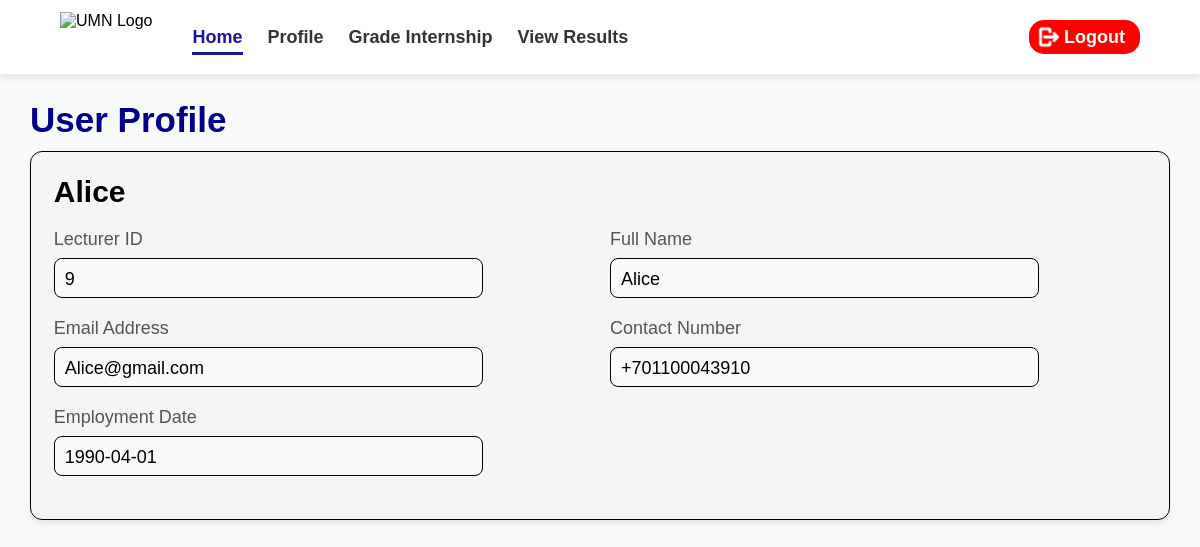
/COMP1044_SRC/Assessor/Lecturer_Profile.php (signed in), run on the app's committed database.
### tables this page shows
CREATE TABLE `uni_staff` (
  `Staff_ID` int(11) NOT NULL,
  `User_ID` int(11) NOT NULL,
  `Position_Code` varchar(5) DEFAULT NULL,
  `Full_Name` varchar(60) NOT NULL,
  `Email_Addr` varchar(50) NOT NULL,
  `Contact_No` varchar(16) NOT NULL,
  `Employ_Date` date NOT NULL,
  `Gender` enum('Male','Female') NOT NULL
);

### COMP1044_SRC/Assessor/Get_Lecturer_Profile.php (called while the page is built, shortened)
<?php
require_once '../global.php';
$user_id = $_SESSION['User_ID'];
$query = "SELECT u.*, p.Position_Name
          FROM uni_staff u
          JOIN position p ON u.Position_Code = p.Position_Code
          WHERE u.User_ID = ?";
$stmt = $conn->prepare($query);
$stmt->bind_param("i", $user_id);
$stmt->execute();
$result = $stmt->get_result();
if ($result->num_rows === 1) {
    $profile = $result->fetch_assoc();
} else {
    die("Error! Profile not found!");
}
?>

### COMP1044_SRC/Assessor/Lecturer_Profile.php (the view, shortened to what this page needs)
<?php require_once 'Get_Lecturer_Profile.php'; ?>
<!DOCTYPE html>
<html lang="en">
<head>
    <link rel="stylesheet" href="../Global.css">
    <link rel="stylesheet" href="../Profile_Page.css">
</head>
<body>
<header>
        <nav class="navbar">
            <div class="nav-left">
                <img src="../Assets/UNMLogo.png" alt="UMN Logo" class="nav-logo">
                <ul class="nav-links">
                    <li><a href="Lecturer_Page.php" class="active">Home</a></li>
                    <li><a href="Lecturer_Profile.php">Profile</a></li>
                    <li><a href="Lecturer_Internship_Grading.php">Grade Internship</a></li>
                    <li><a href="../Main_Result_Viewing.php">View Results</a></li>
                </ul>
            </div>
            <div class="nav-right">
                <ul class="nav-links">
                    <li><a href="../Logout.php" class="logout-text"><button type="button" class="logoutbtn"><img src="../Assets/Logout.png" class="logoutIcon">Logout</button></a></li>
                </ul>
            </div>
        </nav>
    </header>
<main>
    <h1 id="title">User Profile</h1>
    <div class="infoContainer">
        <h2 class="profile-name"><?= htmlspecialchars($profile['Full_Name']) ?></h2>
        <div class="form-grid">
            <div class="detail-group">
                <span class="detail-label">Lecturer ID</span>
                <div class="detail-value"><?= htmlspecialchars($profile['Staff_ID']) ?></div>
            </div>
            <div class="detail-group">
                <span class="detail-label">Full Name</span>
                <div class="detail-value"><?= htmlspecialchars($profile['Full_Name']) ?></div>
            </div>
            <div class="detail-group">
                <span class="detail-label">Email Address</span>
                <div class="detail-value"><?= htmlspecialchars($profile['Email_Addr']) ?></div>
            </div>
            <div class="detail-group">
                <span class="detail-label">Contact Number</span>
                <div class="detail-value"><?= htmlspecialchars($profile['Contact_No']) ?></div>
            </div>
            <div class="detail-group">
                <span class="detail-label">Employment Date</span>
                <div class="detail-value"><?= htmlspecialchars($profile['Employ_Date']) ?></div>
            </div>
        </div>
    </div>
</main>
</body>
</html>

### COMP1044_SRC/Global.css (style rules this page uses)
* { box-sizing: border-box; }
input, button, select, textarea, datalist { font-family: inherit; }
.navbar { background-color: white; padding: 12px 5%; box-shadow: 0 4px 6px -1px rgba(0, 0, 0, 0.1); border-bottom: 1px solid rgb(237, 237, 237); position: fixed; top: 0; left: 0; width: 100%; z-index: 1000; display: flex; justify-content: space-between; align-items: center; }
.nav-left { display: flex; align-items: center; gap: 40px; }
.nav-logo { height: 50px; width: auto; }
.nav-links { display: flex; align-items: center; list-style: none; display: flex; gap: 25px; margin: 0; padding: 0; }
.nav-links li a { text-decoration: none; color: #333; font-size: 18px; font-weight: bold; padding-bottom: 5px; }
.nav-links li a.active { text-decoration: none; color: rgb(23, 23, 152); border-bottom: 3px solid rgb(23, 23, 152); }
.nav-right a.logout-text { text-decoration: none; color: #d9534f; font-size: 18px; font-weight: bold; }
body { background-color: #f8fafc; width: 95%; max-width: 1400px; margin: 100px auto; font-family: Arial, Helvetica, sans-serif; }
#title { font-size: 35px; color: darkblue; margin-bottom: 1%; }
.infoContainer { color: #444; padding: 2%; background: whitesmoke; border-radius: 12px; box-shadow: 0 4px 6px -1px rgba(0, 0, 0, 0.1); border: 1px solid black; margin-bottom: 2%; }
.form-grid { display: grid; grid-template-columns: repeat(2, 1fr); gap: 20px; margin-bottom: 20px; }
.logoutIcon { width: 30px; height: 30px; margin-left: 0; filter: brightness(0) invert(1); }
.logoutbtn { display: flex; align-items: center; background-color: red; color: white; border: 1px transparent; border-radius: 15px; font-weight: bold; font-size: 18px; padding-top: 2px; padding-bottom: 2px; padding-left: 5px; padding-right: 15px; transition: transform 0.2s ease, box-shadow 0.2s ease; }

### COMP1044_SRC/Profile_Page.css (style rules this page uses)
.profile-name { color: black; font-weight: bold; font-size: 30px; margin-top: 0; margin-bottom: 20px; }
.detail-group { display: flex; flex-direction: column; }
.detail-label { font-size: 18px; color: #555; margin-bottom: 8px; }
.detail-value { height: 40px; font-size: 18px; color: #000; padding: 10px 10px; background-color: #f8fafc; border: 1px solid black; border-radius: 8px; width: 80%; }

### data on the page
uni_staff: Full_Name "Alice", Staff_ID "9", Email_Addr "Alice@gmail.com", Contact_No "+701100043910", Employ_Date "1990-04-01"
